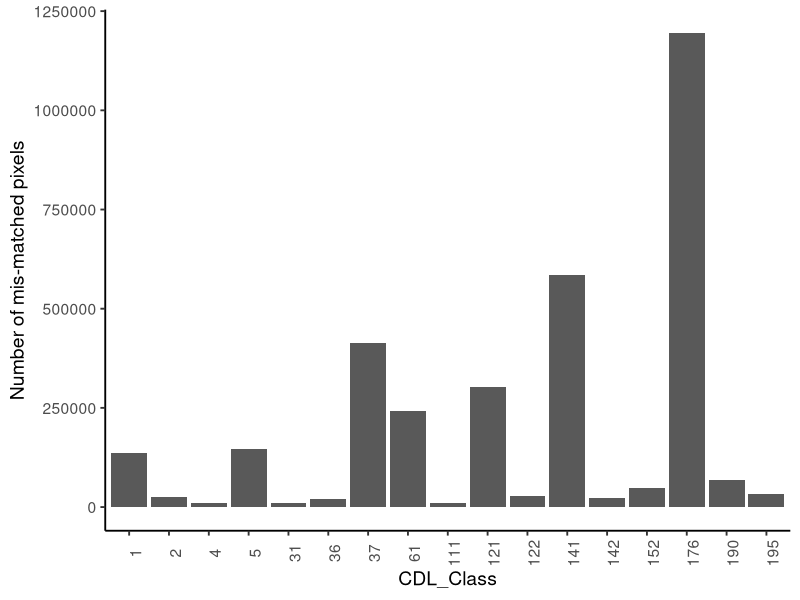

Generate this figure with R: (Note: this script raises an error after producing the figure.)
## ---- chunk 1
knitr::opts_chunk$set(echo = TRUE)
## ---- chunk 2
library(dplyr); library(ggplot2)

freq <- read.csv('./data/TechnicalValidation/Mismatched_Cells.csv')
#all <- data.table::fread('./data/TechnicalValidation/Mismatch_ByCell.csv')

# nvc <- dplyr::group_by(freq, NVC_Class) %>%
#   dplyr::summarise(NCells = sum(Mismatch_NCells))

cdl_nvc <- dplyr::group_by(freq, CDL_Class, NVC_Class, CDLYear) %>%
  dplyr::summarise(NCells = sum(Mismatch_NCells)) %>%
  dplyr::filter(NCells > 9000) %>%
  dplyr::mutate(CDL_Class = as.factor(CDL_Class), NVC_CDL= paste0(NVC_Class, "_", CDL_Class))
head(cdl_nvc)


ggplot(data=cdl_nvc) + geom_bar(aes(x=CDL_Class, y=NCells), stat="identity") +
  theme_classic(base_size=14) +
  ylab('Number of mis-matched pixels') +
  theme(axis.text.x = element_text(angle = 90))

ggplot(data=cdl_nvc) + geom_bar(aes(x=CDL_NVC, y=NCells), stat="identity") +
  theme_classic(base_size=14) +
  ylab('Number of mis-matched pixels') +
  theme(axis.text.x = element_text(angle = 90))


year <- dplyr::group_by(freq, CDLYear) %>%
  dplyr::summarise(NCells = sum(Mismatch_NCells)) %>%
  dplyr::mutate(CDLYear = as.factor(CDLYear))

ggplot(data=year) + geom_bar(aes(x=CDLYear, y=NCells), stat="identity") +
  theme_classic(base_size=14) +
  ylab('Number of mis-matched pixels')


state <- dplyr::group_by(freq, State) %>%
  dplyr::summarise(NCells = sum(Mismatch_NCells)) %>%
  dplyr::mutate(State = as.factor(State))

ggplot(data=state) + geom_bar(aes(x=State, y=NCells), stat="identity") +
  theme_classic(base_size=14) +
  ylab('Number of mis-matched pixels')

